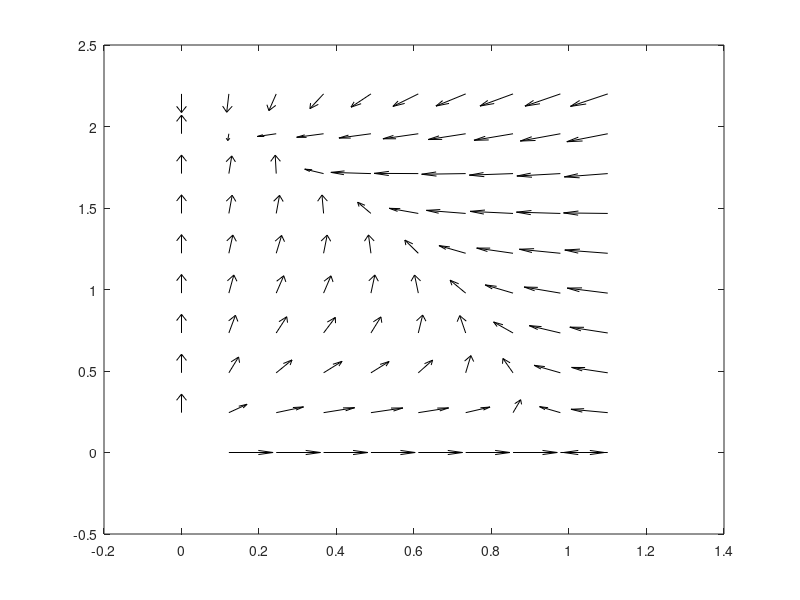

Recreate this plot in MATLAB. (Note: this script raises an error after producing the figure.)
% make_figs.m := this file creates figures***

clear; close all; format LONG
%% gen figs 1 (a-d)

lambdaL = 1;
lambdaC = 1;
Kl = 1;
Kc = 2;
mu = 0;
fig_index = 1;

for gammaL = [0.45, 5]
    for gammaC = [0.45, 5]
        % Initialize Model
        odefun = @(L, C) [lambdaL.*(1-(L+gammaC*C)/Kl).*L; lambdaC.*(1-mu)*(1-(gammaL*L+C)/((1-mu)*Kc)).*C];
        centers = [0, 0; Kl, 0; 0, Kc*(1-mu); (Kl-gammaC*Kc*(1-mu))/(1-gammaC*gammaL), (-Kl*gammaL+Kc*(1-mu))/(1-gammaC*gammaL)];
        odefun2 = @(t,y) [lambdaL.*(1-(y(1)+gammaC*y(2))/Kl).*y(1); lambdaC.*(1-mu)*(1-(gammaL*y(1)+y(2))/((1-mu)*Kc)).*y(2)];
        
        % Boundary of Plots
        max_Ecol1 = 1.1*max(centers(:,1));
        max_Ecol2 = 1.1*max(centers(:,2));
        min_Ecol1 = 0;
        min_Ecol2 = 0;
        
        % Calculate Directional Field
        index=1;
        for i=linspace(min_Ecol1,max_Ecol1,10)
            for j=linspace(min_Ecol2,max_Ecol2,10)
                k=odefun(i,j);
                X(index)=i;
                Y(index)=j;
                U(index)=k(1);
                V(index)=k(2);
                index = index+1;
            end
        end
        U = U./sqrt(U.^2+V.^2);
        V = V./sqrt(U.^2+V.^2);
        
        % Begin Figure
        figure(fig_index)
        quiver(X,Y,U,V, 'k', 'AutoScaleFactor', 0.5) % Directional Field
        hold on
        fontsize(12, "points")
        colrs = 1/255*[0 0 255; 160 32 240; 255 0 0; 255 165 0; 0 255 255; 0 0 0]; % blue purple red orange cyan black
        
        % Plot Axes
        plot(linspace(0,20,40), zeros(1, 40), 'k', 'LineWidth',1)
        plot(zeros(1, 40),linspace(0,20,40), 'k', 'LineWidth',1)
        
        % Plot Nullclines
        plot(linspace(0,20,40), zeros(1, 40), 'LineStyle','--', 'Color', colrs(1,:), 'LineWidth',2)
        plot(zeros(1, 40), linspace(0,20,40), 'LineStyle','--', 'Color', colrs(3,:), 'LineWidth',2)
        plot(linspace(0,20,40), (Kl-linspace(0,20,40))/gammaC, 'LineStyle','--', 'Color', colrs(3,:), 'LineWidth',2)
        plot(linspace(0,20,40), (Kc*(1-mu)-gammaL*linspace(0,20,40)), 'LineStyle','--', 'Color', colrs(1,:), 'LineWidth',2)
        
        % Plot Equilibria
        scatter(centers(1,1), centers(1,2), 100, "k", 'LineWidth',2) %E_0
        
        if gammaL > Kc*(1-mu)/Kl % E_L
            scatter(centers(2,1), centers(2,2), 100, "k", 'filled', 'LineWidth',2)
        else
            scatter(centers(2,1), centers(2,2), 100, "k", 'LineWidth',2)
        end
        
        
        if gammaC > Kl/(Kc*(1-mu)) % E_C
            scatter(centers(3,1), centers(3,2), 100, "k", "filled", 'LineWidth',2)
        else
            scatter(centers(3,1), centers(3,2), 100, "k", 'LineWidth',2)
        end
        
        if (gammaC > Kl/(Kc*(1-mu)) && gammaL > Kc*(1-mu)/Kl) || (gammaC < Kl/(Kc*(1-mu)) && gammaL < Kc*(1-mu)/Kl) %COE
            if gammaL*gammaC < 1 % COE Stable
                scatter(centers(4,1), centers(4,2), 100, "k", "filled", 'LineWidth',2)
                legend("Direction Field Arrows", "", "", "$$L$$ nullclines", "$$C$$ nullclines", "", "", "$$E_0, E_L, E_C$$ Unstable", "","", "$$COE$$ Stable", 'interpreter','latex')
            
            else % COE Unstable
                scatter(centers(4,1), centers(4,2), 100, "k", 'LineWidth',2)

                % Separatrix
                % sep_index = 1;
                % separatrix = [];
                % for i=linspace(min_Ecol1,max_Ecol1,1)
                %     for j=linspace(min_Ecol2,max_Ecol2,100000)
                %         tspan = linspace(0,5000,5);
                %         [t,y] = ode45(odefun2, tspan, [i,j]);
                %         if y(end,1)==centers(4,1)
                %             separatrix(sep_index, 1:2) = [i,j]
                %             sep_index = sep_index + 1;
                %         end
                %     end
                % end
                % separatrix
                % semilogy(separatrix, 'Color', colrs(2,:), 'LineWidth',2)
                legend("Direction Field Arrows", "", "","", "", "$$L$$ nullclines", "$$C$$ nullclines", "$$E_0, COE$$ Unstable", "$$E_L, E_C$$ Stable", "", "", "Separatrix", 'interpreter','latex')
            end
         
        % Other legends
        elseif (gammaL > Kc*(1-mu)/Kl && gammaC < Kl/(Kc*(1-mu))) %E_L Stable
            legend("Direction Field Arrows", "", "", "$$L$$ nullclines", "$$C$$ nullclines", "", "", "$$E_0, E_C$$ Unstable", "$$E_L$$ Stable", "",'interpreter','latex')
        elseif (gammaL < Kc*(1-mu)/Kl && gammaC > Kl/(Kc*(1-mu))) %E_C Stable
            legend("Direction Field Arrows", "", "", "$$L$$ nullclines", "$$C$$ nullclines", "", "", "$$E_0, E_L$$ Unstable", "", "$$E_C$$ Stable", "",'interpreter','latex')
        else %All Unstable
            legend("Direction Field Arrows", "", "", "$$L$$ nullclines", "$$C$$ nullclines", "", "", "$$E_0, E_L, E_C$$ Unstable", "", "", "",'interpreter','latex')
        end
        
        
        % Titles, Labels, and File Saving
        if gammaL < 1 && gammaC < 1
            plot_title = "Phase Portrait: $$\gamma_L, \gamma_C < 1, \mu=$$ " + string(mu);
        elseif gammaL > 1 && gammaC > 1
            plot_title = "Phase Portrait: $$\gamma_L, \gamma_C > 1, \mu=$$ " + string(mu);
        elseif gammaL > 1 && gammaC < 1
            plot_title = "Phase Portrait: $$\gamma_L > 1, \gamma_C < 1, \mu=$$ " + string(mu);
        elseif gammaL < 1 && gammaC > 1
            plot_title = "Phase Portrait: $$\gamma_L < 1, \gamma_C > 1, \mu=$$ " + string(mu);
        end
        % title(plot_title,'interpreter','latex')
        xlabel('Liver cells $$L$$', 'Interpreter','latex')
        xlim([0-(max(centers(:,1)))*0.025, max_Ecol1])
        ylabel('Cancer cells $$C$$', 'Interpreter','latex')
        ylim([0-(max(centers(:,2)))*0.025, max_Ecol2])
        file_title = "pp_gL" + string(gammaL) + "_gC" + string(gammaC) + "_mu" + string(mu);
        saveas(gcf,file_title+".fig",'fig')
        saveas(gcf,file_title+".eps",'epsc')
        hold off
    fig_index = fig_index + 1;
    end
end

%% gen figs 2 (a-d)

lambdaL = 1;
lambdaC = 1;
Kl = 1;
Kc = 2;
mu = 0.8;

for gammaL = [0.45, 5]
    for gammaC = [0.45, 5]
        % Initialize Model
        odefun = @(L, C) [lambdaL.*(1-(L+gammaC*C)/Kl).*L; lambdaC.*(1-mu)*(1-(gammaL*L+C)/((1-mu)*Kc)).*C];
        centers = [0, 0; Kl, 0; 0, Kc*(1-mu); (Kl-gammaC*Kc*(1-mu))/(1-gammaC*gammaL), (-Kl*gammaL+Kc*(1-mu))/(1-gammaC*gammaL)];
        odefun2 = @(t,y) [lambdaL.*(1-(y(1)+gammaC*y(2))/Kl).*y(1); lambdaC.*(1-mu)*(1-(gammaL*y(1)+y(2))/((1-mu)*Kc)).*y(2)];
        
        % Boundary of Plots
        max_Ecol1 = 1.1*max(centers(:,1));
        max_Ecol2 = 1.1*max(centers(:,2));
        min_Ecol1 = 0;
        min_Ecol2 = 0;
        
        % Calculate Directional Field
        index=1;
        for i=linspace(min_Ecol1,max_Ecol1,10)
            for j=linspace(min_Ecol2,max_Ecol2,10)
                k=odefun(i,j);
                X(index)=i;
                Y(index)=j;
                U(index)=k(1);
                V(index)=k(2);
                index = index+1;
            end
        end
        U = U./sqrt(U.^2+V.^2);
        V = V./sqrt(U.^2+V.^2);
        
        % Begin Figure
        figure(fig_index)
        quiver(X,Y,U,V, 'k', 'AutoScaleFactor', 0.5) % Directional Field
        hold on
        fontsize(12, "points")
        colrs = 1/255*[0 0 255; 160 32 240; 255 0 0; 255 165 0; 0 255 255; 0 0 0]; % blue purple red orange cyan black
        
        % Plot Axes
        plot(linspace(0,20,40), zeros(1, 40), 'k', 'LineWidth',1)
        plot(zeros(1, 40),linspace(0,20,40), 'k', 'LineWidth',1)
        
        % Plot Nullclines
        plot(linspace(0,20,40), zeros(1, 40), 'LineStyle','--', 'Color', colrs(1,:), 'LineWidth',2)
        plot(zeros(1, 40), linspace(0,20,40), 'LineStyle','--', 'Color', colrs(3,:), 'LineWidth',2)
        plot(linspace(0,20,40), (Kl-linspace(0,20,40))/gammaC, 'LineStyle','--', 'Color', colrs(3,:), 'LineWidth',2)
        plot(linspace(0,20,40), (Kc*(1-mu)-gammaL*linspace(0,20,40)), 'LineStyle','--', 'Color', colrs(1,:), 'LineWidth',2)
        
        % Plot Equilibria
        scatter(centers(1,1), centers(1,2), 100, "k", 'LineWidth',2) %E_0
        
        if gammaL > Kc*(1-mu)/Kl % E_L
            scatter(centers(2,1), centers(2,2), 100, "k", 'filled', 'LineWidth',2)
        else
            scatter(centers(2,1), centers(2,2), 100, "k", 'LineWidth',2)
        end
        
        
        if gammaC > Kl/(Kc*(1-mu)) % E_C
            scatter(centers(3,1), centers(3,2), 100, "k", "filled", 'LineWidth',2)
        else
            scatter(centers(3,1), centers(3,2), 100, "k", 'LineWidth',2)
        end
        
        if (gammaC > Kl/(Kc*(1-mu)) && gammaL > Kc*(1-mu)/Kl) || (gammaC < Kl/(Kc*(1-mu)) && gammaL < Kc*(1-mu)/Kl) %COE
            if gammaL*gammaC < 1 % COE Stable
                scatter(centers(4,1), centers(4,2), 100, "k", "filled", 'LineWidth',2)
                legend("Direction Field Arrows", "", "", "$$L$$ nullclines", "$$C$$ nullclines", "", "", "$$E_0, E_L, E_C$$ Unstable", "","", "$$COE$$ Stable", 'interpreter','latex')
            
            else % COE Unstable
                scatter(centers(4,1), centers(4,2), 100, "k", 'LineWidth',2)

                % Separatrix
                % sep_index = 1;
                % separatrix = [];
                % for i=linspace(min_Ecol1,max_Ecol1,1)
                %     for j=linspace(min_Ecol2,max_Ecol2,100000)
                %         tspan = linspace(0,5000,5);
                %         [t,y] = ode45(odefun2, tspan, [i,j]);
                %         if y(end,1)==centers(4,1)
                %             separatrix(sep_index, 1:2) = [i,j]
                %             sep_index = sep_index + 1;
                %         end
                %     end
                % end
                % separatrix
                % semilogy(separatrix, 'Color', colrs(2,:), 'LineWidth',2)
                legend("Direction Field Arrows", "", "","", "", "$$L$$ nullclines", "$$C$$ nullclines", "$$E_0, COE$$ Unstable", "$$E_L, E_C$$ Stable", "", "", "Separatrix", 'interpreter','latex')
            end
         
        % Other legends
        elseif (gammaL > Kc*(1-mu)/Kl && gammaC < Kl/(Kc*(1-mu))) %E_L Stable
            legend("Direction Field Arrows", "", "", "$$L$$ nullclines", "$$C$$ nullclines", "", "", "$$E_0, E_C$$ Unstable", "$$E_L$$ Stable", "",'interpreter','latex')
        elseif (gammaL < Kc*(1-mu)/Kl && gammaC > Kl/(Kc*(1-mu))) %E_C Stable
            legend("Direction Field Arrows", "", "", "$$L$$ nullclines", "$$C$$ nullclines", "", "", "$$E_0, E_L$$ Unstable", "", "$$E_C$$ Stable", "",'interpreter','latex')
        else %All Unstable
            legend("Direction Field Arrows", "", "", "$$L$$ nullclines", "$$C$$ nullclines", "", "", "$$E_0, E_L, E_C$$ Unstable", "", "", "",'interpreter','latex')
        end
        
        
        % Titles, Labels, and File Saving
        if gammaL < 1 && gammaC < 1
            plot_title = "Phase Portrait: $$\gamma_L, \gamma_C < 1, \mu=$$ " + string(mu);
        elseif gammaL > 1 && gammaC > 1
            plot_title = "Phase Portrait: $$\gamma_L, \gamma_C > 1, \mu=$$ " + string(mu);
        elseif gammaL > 1 && gammaC < 1
            plot_title = "Phase Portrait: $$\gamma_L > 1, \gamma_C < 1, \mu=$$ " + string(mu);
        elseif gammaL < 1 && gammaC > 1
            plot_title = "Phase Portrait: $$\gamma_L < 1, \gamma_C > 1, \mu=$$ " + string(mu);
        end
        % title(plot_title,'interpreter','latex')
        xlabel('Liver cells $$L$$', 'Interpreter','latex')
        xlim([0-(max(centers(:,1)))*0.025, max_Ecol1])
        ylabel('Cancer cells $$C$$', 'Interpreter','latex')
        ylim([0-(max(centers(:,2)))*0.025, max_Ecol2])
        file_title = "pp_gL" + string(gammaL) + "_gC" + string(gammaC) + "_mu" + string(mu);
        saveas(gcf,file_title+".fig",'fig')
        saveas(gcf,file_title+".eps",'epsc')
        hold off
    fig_index = fig_index + 1;
    end
end

%% initialize general parameters for figure 3

colrs = 1/255*[0 0 255; 160 32 240; 255 0 0; 255 165 0; 0 255 255; 0 0 0]; % blue purple red orange cyan black
% E_0 <- orange
% E_l <- blue
% E_c <- red
% coe <- purple

l0 = 1/3; % initial healthy population
c0 = 0; % initial tumor population
init = [l0 c0];

lC = 1; % lambda_c
v = linspace(0,1.5,1001*1.5); % nu

k_l = ones(1,length(v));
k_c = 1.5*ones(1,length(v));

%% initialize parameters for figs 3 (a) and (b) 

% a = 1.5>1
gL = 1/1.5; % gamma_l
gC = 3; % gamma_c
a=gL*gC;

l_crit = lC*(1-gL*k_l(1)/k_c(1));
c_crit = lC*(1-k_l(1)/(gC*k_c(1)));

b=1-v/lC; % b=1-\mu, used here for convenience

% equilibrium values
E_0 = 0*ones(1,length(v));
% L_Ec = 0*ones(1,length(v));
C_Ec = b.*k_c;
% L_El = k_l;
C_El = 0*ones(1,length(v));
C_coe = (b.*k_c-gL.*k_l)/(1-a);
L_coe = (k_l-(gC*b).*k_c)/(1-a);

%% generate fig 3 (a) and (b)

% v(556) = l_crit
% v(778) = c_crit
% v(1001) = lC
%'FontSize',14

figure(fig_index)
plot(v(1:end),E_0(1:end),'k--','LineWidth',2) % E_0
hold on
plot(v(1:778),C_El(1:778),'r-','LineWidth',2) % E_C stable
hold on
plot(v(778:end),C_El(778:end),'r--','LineWidth',2) % E_C unstable
hold on
plot(v(1:556),k_l(1:556),'b--','LineWidth',2) % E_L unstable
hold on
plot(v(556:end),k_l(556:end),'b-','LineWidth',2) % E_L stable
hold on
plot(v(556:778),L_coe(556:778),'--','color',colrs(2,:),'LineWidth',2) % L^* COE unstable
ylim([0 1.6])
xlim([0 lC])
xlabel('$\mu$','Interpreter','latex')
ylabel('$L^*$','Interpreter','latex','Rotation',0)
xticks([0 l_crit c_crit lC])
xticklabels({'0','L_{crit}','C_{crit}','1'})
yticks([0 k_l(1) k_c(1)])
yticklabels({'0', 'K_L', 'K_C'})
hAxes.TickLabelInterpreter = 'latex';
vAxes.TickLabelInterpreter = 'latex';
set(gca,'fontsize',16)
legend('E_0','E_C','','','E_L','COE')
fig_index = fig_index + 1;

figure(fig_index)
plot(v(1:end),E_0(1:end),'k--','LineWidth',2) % E_0
hold on
plot(v(1:556),E_0(1:556),'b--','LineWidth',2) % E_L unstable
hold on
plot(v(556:end),E_0(556:end),'b-','LineWidth',2) % E_L stable
hold on
plot(v(1:778),C_Ec(1:778),'r-','LineWidth',2) % E_C stable
hold on
plot(v(778:end),C_Ec(778:end),'r--','LineWidth',2) % E_C unstable
hold on
plot(v(556:778),C_coe(556:778),'--','LineWidth',2,'color',colrs(2,:)) % C^* COE unstable
ylim([0 1.6])
xlim([0 lC])
xlabel('$\mu$','Interpreter','latex')
ylabel('$C^*$','Interpreter','latex','Rotation',0)
xticks([0 l_crit c_crit lC])
xticklabels({'0','L_{crit}','C_{crit}','1'})
yticks([0 k_l(1) k_c(1)])
yticklabels({'0', 'K_L', 'K_C'})
hAxes.TickLabelInterpreter = 'latex';
vAxes.TickLabelInterpreter = 'latex';
set(gca,'fontsize',16)
legend('E_0','','E_L','E_C','','COE')
fig_index = fig_index + 1;

%% initialize parameters for figs 3 (c) and (d) 

% a=0.4<1
gL=1/10.5; % gamma_l
gC=2; % gamma_c
a=gL*gC;

l_crit = lC*(1-gL*k_l(1)/k_c(1));
c_crit = lC*(1-k_l(1)/(gC*k_c(1)));


b=1-v/lC; % b=1-\mu, used here for convenience

% equilibrium values
E_0 = 0*ones(1,length(v));
% L_Ec = 0*ones(1,length(v));
C_Ec = b.*k_c;
% L_El = k_l;
C_El = 0*ones(1,length(v));
C_coe = (b.*k_c-gL.*k_l)/(1-a);
L_coe = (k_l-(gC*b).*k_c)/(1-a);


%% generate fig 3 (c) and (d)

%v(667) = c_crit
%v(937) = l_crit
%v(1001) = lambda_c

figure(fig_index)
plot(v(1:end),E_0(1:end),'k--','LineWidth',2) % unstable E_0
hold on
plot(v(1:667),E_0(1:667),'r-','LineWidth',2) % stable E_C
hold on
plot(v(667:end),E_0(667:end),'r--','LineWidth',2) % unstable E_C
hold on
plot(v(667:937),L_coe(667:937),'color',colrs(2,:),'LineWidth',2) % stable COE
hold on
plot(v(1:937),k_l(1:937),'b--','LineWidth',2) % unstable E_L
hold on
plot(v(937:end),k_l(937:end),'b-','LineWidth',2) % stable E_L
ylim([0 1.6])
xlim([0 lC])
xlabel('$\mu$','Interpreter','latex')
ylabel('$L^*$','Interpreter','latex','Rotation',0)
xticks([0 c_crit l_crit lC])
xticklabels({'0','C_{crit}','L_{crit}','1'})
yticks([0 k_l(1) k_c(1)])
yticklabels({'0', 'K_L', 'K_C'})
hAxes.TickLabelInterpreter = 'latex';
vAxes.TickLabelInterpreter = 'latex';
set(gca,'fontsize',16)
legend('E_0','E_C','','COE','','E_L')
fig_index = fig_index + 1;

figure(fig_index)
plot(v(1:end),E_0(1:end),'k--','LineWidth',2) % unstable E_0
hold on
plot(v(1:667),C_Ec(1:667),'r-','LineWidth',2) % stable E_C
hold on
plot(v(667:end),C_Ec(667:end),'r--','LineWidth',2) % unstable E_C
hold on
plot(v(667:937),C_coe(667:937),'color',colrs(2,:),'LineWidth',2) % stable COE
hold on
plot(v(1:937),E_0(1:937),'b--','LineWidth',2) % unstable E_L
hold on
plot(v(937:end),E_0(937:end),'b-','LineWidth',2) % stable E_L
ylim([0 1.6])
xlim([0 lC])
xlabel('$\mu$','Interpreter','latex')
ylabel('$C^*$','Interpreter','latex','Rotation',0)
xticks([0 c_crit l_crit lC])
xticklabels({'0','C_{crit}','L_{crit}','1'})
yticks([0 k_l(1) k_c(1)])
yticklabels({'0', 'K_L', 'K_C'})
hAxes.TickLabelInterpreter = 'latex';
vAxes.TickLabelInterpreter = 'latex';
set(gca,'fontsize',16)
legend('E_0','E_C','','COE','','E_L')
fig_index = fig_index + 1;

%% initialize and plot raw data

dataChoice = input('Which dataset are you using?\n (0) Liver only (1) Tumor (Anton M1) \n');

% dataChoice == 0 <- Koniaris liver regeneration data (already nondimensional)
% dataChoice == 1 <- Anton M1 mouse tumor growth (exponential)

if dataChoice == 0 %fitting lambda_l only (k_l = 1)
    timespan = 0:2:12; %(days)
    timespan = timespan/7; %(weeks)
    data = 1500*[0.33 0.41 0.54 0.726 0.995 1.105 1]; % mm^3
    error_bars = 1500*[0 0.02 0.02 0.026 0.05 0.105 0.09]; % mm^3
    l0 = data(1);
    c0 = 0;
elseif dataChoice == 1 % fitting lambda_c, gamma_l
    timespan = [0 3 17 21 24 28 31]; % timespan of the experiment (days)
    timespan = timespan/7; % convert to weeks
    data = 1000*[3.3/1000 0.2356114635 0.2520757125 0.5022632175 0.9649201295 2.011033185 3.435962131]; % raw data with conversion from cm^3 to mm^3
    l0 = 1500; % inital liver population
    c0 = data(1); % inital liver population
end

% plotting data
figure(fig_index)
plot(timespan,data,'r-o','LineWidth',1.5)
if dataChoice == 0
    hold on
    errorbar(timespan,data,error_bars,'.r','LineWidth',1.25);
    xlabel('Days since PH')
    ylabel('Fraction of Original Liver')
else
    xlabel('Weeks post inocualtion')
    ylabel('Tumor (mm^3)')
end
set(gca,'FontSize',14)
fig_index = fig_index + 1;

%% initialize params from data-fitting

% parameter/IC values from data-fitting
lL = 2.16918177423846;
lC = 1.620612057098;
kL=1500;
kC=7500;
gL=0.142569012229;
gC=0;
nu = 0;
params = [lL,lC,kL,kC,gL,gC,nu];
init = [l0 c0 l0+c0];
fineMesh = linspace(0,timespan(end),1001); % Time grid

colors = 1/255*[0 0 255; 255 0 0; 160 32 240]; % blue red purple

%solve ode
if dataChoice == 0
    [t,y] = ode23s(@(t,y) odes_after_fitting(t,y,params), fineMesh, init);
elseif dataChoice == 1
    [t,y] = ode23s(@(t,y) dimensional_odes(t,y,params), fineMesh, init);
end

%% generating figs 4 (a) and (b)

figure(fig_index) % plots liver cell population vs real data (if any)
plot(fineMesh, y(:,1),'LineWidth',1.5,'Color',colors(1,:))
xlim([0 fineMesh(end)])
xlabel('Time (weeks)')
ylabel('Relative Liver Volume')
if dataChoice ~= 1 && dataChoice ~= 2 && dataChoice ~= 3 && dataChoice ~= 4
    hold on
    scatter(timespan,data,'filled','r')
    hold on
    errorbar(timespan,data,error_bars,'.r','LineWidth',1.25);
    xlabel('Time (weeks)')
    ylabel('Fraction of Original Liver')
    legend('Simulated', 'Observed',Location='northwest')
    hold off
    ylim(1500*[0 1.25])
end
set(gca,'FontSize',15)
fig_index = fig_index + 1;

figure(fig_index) % plots cancer cell population vs real data (if any)
plot(fineMesh, y(:,2),'LineWidth',1.5,'Color',colors(2,:))
xlim([0 timespan(end)])
xlabel('Time (weeks)')
ylabel('Tumor (mm^3)')
if dataChoice == 1 || dataChoice == 2 || dataChoice == 3 || dataChoice == 4
    hold on
    scatter(timespan,data,'filled','r')
    legend('Simulated', 'Observed',Location='northwest')
    hold off
end
set(gca,'FontSize',15)
fig_index = fig_index + 1;

%% initialize params from parameter_control()
clear params lL lC kL kC gL gC nu l0 c0

% parameter/IC values stored in parameters() function
[lL,lC,kL,kC,gL,gC,nu,~,~,~,~,~,fineMesh,~] = parameter_control();
params = [lL,lC,kL,kC,gL,7.1,nu];
l0=500;
c0=50;
init = [l0 c0 l0+c0];

colors = 1/255*[0 0 255; 255 0 0; 160 32 240]; % blue red purple
mylinestyles = ["-"; "--"; "-.";":"]; % linestyles for figs 5 and 6

%% generating figs 5 (a) and (b)

varying_gammaC = [gL 1.25 5 10];

for i = 1:length(varying_gammaC)
    params(6) = varying_gammaC(i);
    [~,y2] = ode23s(@(t,y) odes_after_fitting(t,y,params), fineMesh, init);

    figure(fig_index) % liver
    plot(fineMesh, y2(:,1),'Color',colors(1,:),'LineStyle',mylinestyles(i,:),'LineWidth',2)
    hold on
    if i==length(varying_gammaC)
        legendCellH = cellstr(num2str(varying_gammaC', '$\\gamma_C$=%-.1'));
        legend(legendCellH,'Interpreter','latex','Location','northeast')
    end
    xlim([0 fineMesh(end)])
    xlabel('Time (weeks)')
    ylabel('Volume (mm^3)')
    set(gca,'FontSize',14)
    ylim([-50 1550])

    figure(fig_index+1) % tumor
    plot(fineMesh, y2(:,2),'Color',colors(2,:),'LineStyle',mylinestyles(i,:),'LineWidth',2)
    hold on
    if i==length(varying_gammaC)
        legendCellH = cellstr(num2str(varying_gammaC', '$\\gamma_C$=%-.1d'));
        legend(legendCellH,'Interpreter','latex','Location','east')
    end
    xlim([0 fineMesh(end)])
    xlabel('Time (weeks)')
    ylabel('Volume (mm^3)')
    set(gca,'FontSize',14)
end
fig_index = fig_index + 2;

%% generating figs 6 (a) and (b)

clear t2 y2

params(6) = 2.5; % value of gammaC
varying_mu = [0.1 0.6 0.85 0.975]; % desired values of mu that we are varying

for i = 1:length(varying_mu)
    params(7) = varying_mu(i)*lC; % converting mu to value of nu for the ode solver
    [t2,y2] = ode23s(@(t,y) odes_after_fitting(t,y,params), fineMesh, init);

    figure(fig_index)
    plot(fineMesh, y2(:,1),'Color',colors(1,:),'LineStyle',mylinestyles(i,:),'LineWidth',2)
    hold on
    if i==length(varying_mu)
        legendCell = cellstr(num2str(varying_mu', '$\\mu$=%-.1d'));
        legend(legendCell,'Interpreter','latex','Location','east')
    end 
    xlim([0 fineMesh(end)])
    ylim([-50 1550])
    xlabel('Time (weeks)')
    ylabel('Volume (mm^3)')
    set(gca,'FontSize',15) 

    figure(fig_index+1)
    plot(fineMesh, y2(:,2),'Color',colors(2,:),'LineStyle',mylinestyles(i,:),'LineWidth',2)
    hold on
    if i==length(varying_mu)
        legendCell = cellstr(num2str(varying_mu', '$\\mu$=%-.1d'));
        legend(legendCell,'Interpreter','latex','Location','east')
    end
    xlim([0 fineMesh(end)])
    ylim([-50 8000])
    xlabel('Time (weeks)')
    ylabel('Volume (mm^3)')
    set(gca,'FontSize',15)
end
fig_index = fig_index + 2;

%% generating figs 6 (c) and (d)

clear t2 y2

params(6) = 7.1; % value of gammaC
varying_mu = [0.1 0.6 0.85 0.975]; % desired values of mu that we are varying

for i = 1:length(varying_mu)
    params(7) = varying_mu(i)*lC; % converting mu to value of nu for the ode solver    
    [t2,y2] = ode23s(@(t,y) odes_after_fitting(t,y,params), fineMesh, init);

    figure(fig_index)
    plot(fineMesh, y2(:,1),'Color',colors(1,:),'LineStyle',mylinestyles(i,:),'LineWidth',2)
    hold on
    if i==length(varying_mu)
        legendCell = cellstr(num2str(varying_mu', '$\\mu$=%-.1d'));
        legend(legendCell,'Interpreter','latex','Location','east')
    end 
    xlim([0 fineMesh(end)])
    ylim([-50 1550])
    xlabel('Time (weeks)')
    ylabel('Volume (mm^3)')
    set(gca,'FontSize',15) 

    figure(fig_index+1)
    plot(fineMesh, y2(:,2),'Color',colors(2,:),'LineStyle',mylinestyles(i,:),'LineWidth',2)
    hold on
    if i==length(varying_mu)
        legendCell = cellstr(num2str(varying_mu', '$\\mu$=%-.1d'));
        legend(legendCell,'Interpreter','latex','Location','east')
    end
    xlim([0 fineMesh(end)])
    ylim([-50 8000])
    xlabel('Time (weeks)')
    ylabel('Volume (mm^3)')
    set(gca,'FontSize',15)
end
fig_index = fig_index + 2;

%% generating figure 7(a)

params(6) = 2.5; % value of gamma_c
params(7) = 0.95*lC; % value of mu
% fineMesh = linspace(0,25,1001);
[~,y2] = ode23s(@(t,y) odes_after_fitting(t,y,params), fineMesh, init);

figure(fig_index)
plot(fineMesh, y2(:,1),'Color',colors(1,:),'LineWidth',2)
hold on
plot(fineMesh, y2(:,2),'Color',colors(2,:),'LineWidth',2)
legend('Healthy','Cancer')
xlim([0 fineMesh(end)])
xlabel('Time (weeks)')
ylabel('Volume (mm^3)')
set(gca,'FontSize',14)
ylim([-50 1550])
fig_index = fig_index + 1;

%% generating figure 7(b)

params(6) = 7.1; % value of gamma_c
params(7) = 0.95*lC; % value of mu
% fineMesh = linspace(0,25,1001);
[~,y2] = ode23s(@(t,y) odes_after_fitting(t,y,params), fineMesh, init);

figure(fig_index)
plot(fineMesh, y2(:,1),'Color',colors(1,:),'LineWidth',2)
hold on
plot(fineMesh, y2(:,2),'Color',colors(2,:),'LineWidth',2)
legend('Healthy','Cancer')
xlim([0 fineMesh(end)])
xlabel('Time (weeks)')
ylabel('Volume (mm^3)')
set(gca,'FontSize',14)
ylim([-50 1550])